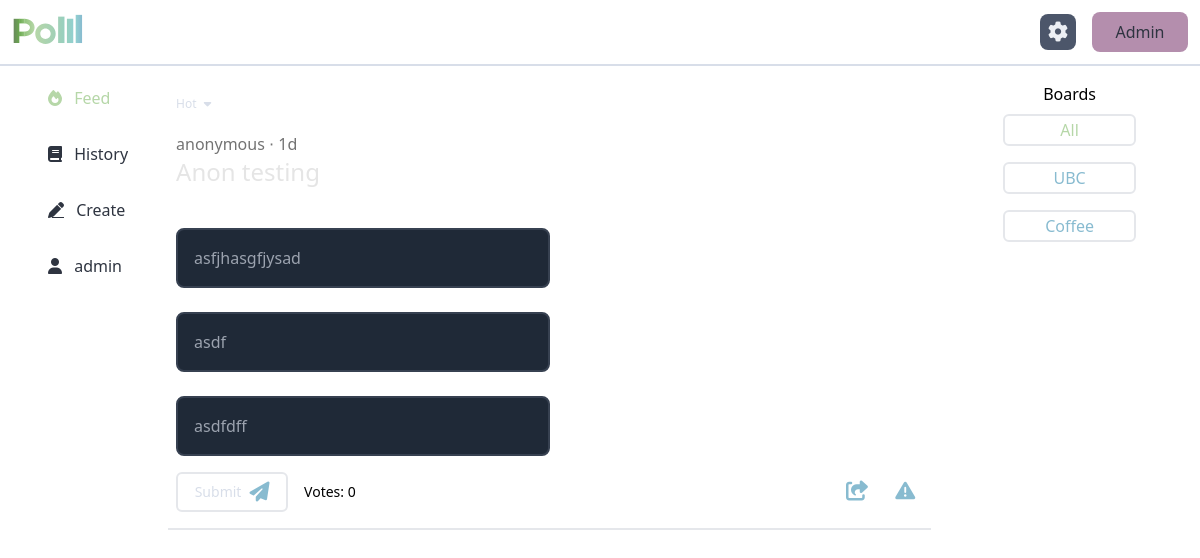
/feed (signed in), run on the app's committed database.
### tables this page shows
CREATE TABLE poll (
	id INTEGER PRIMARY KEY, 
	creator_id INTEGER NOT NULL, 
	question TEXT NOT NULL, 
	poll_type TEXT NOT NULL, 
	date_created DATETIME NOT NULL, 
  is_anonymous BOOLEAN NOT NULL CHECK (is_anonymous IN (0, 1)), 
  is_active BOOLEAN NOT NULL CHECK (is_active IN (0, 1)), 
  FOREIGN KEY (creator_id) REFERENCES user (id)
);

CREATE TABLE poll_answer (
	id INTEGER PRIMARY KEY, 
	poll_id INTEGER NOT NULL, 
	answer TEXT NOT NULL, 
  FOREIGN KEY (poll_id) REFERENCES poll (id)
);

CREATE TABLE board (
  id INTEGER PRIMARY KEY,
  name TEXT NOT NULL
);

### polll/home.py (the view)
@home.route("/feed")
@requires_auth
def feed():
    board = request.args.get("board") or "All"
    order = request.args.get("order") or "hot"
    db = get_db()
    cur = db.cursor()
    board_query = "SELECT id FROM board WHERE name=?"
    res = cur.execute(board_query, (board,)).fetchone()
    board_id = dict(res)["id"] if res else "1"
    id_query = """
    SELECT poll.id
    FROM poll
    INNER JOIN poll_board ON poll_id=poll.id
    WHERE board_id = ? AND creator_id != ? AND is_active = 1
    EXCEPT SELECT poll_id FROM (
        SELECT DISTINCT poll_id
        FROM response
        WHERE response.user_id = ?
        UNION
        SELECT DISTINCT poll_id
        FROM report
        WHERE report.creator_id = ?
    )
    """
    user_id = session["user"]["id"]
    res = cur.execute(id_query, (board_id, user_id, user_id, user_id))
    ids = [response["id"] for response in res.fetchall()]
    polls = [query_poll_details(id) for id in ids]
    if order == "hot":
        polls = sorted(polls, key=lambda p: popularity(p), reverse=True)
    if order == "top":
        polls = sorted(polls, key=lambda p: p["votes"], reverse=True)
    if order == "new":
        polls = sorted(polls, key=lambda p: p["date_created"], reverse=True)
    query = "SELECT * FROM board"
    boards = [dict(b) for b in cur.execute(query).fetchall()]
    session["admin"] = False
    session["tab"] = "feed"
    session["board"] = board
    session["feed"] = order
    return render_template("home/feed.html", session=session, polls=polls, boards=boards)

### polll/auth.py (called while the page is built)
def requires_auth(f):
    @wraps(f)
    def decorated(*args, **kwargs):
        if not session["user"]:
            return redirect(url_for('home.index'))
        return f(*args, **kwargs)
    return decorated

### polll/db.py (called while the page is built)
def get_db():
    if "db" not in g:
        g.db = sqlite3.connect(
            current_app.config["DATABASE"],
            detect_types=sqlite3.PARSE_DECLTYPES
        )
        g.db.row_factory = sqlite3.Row
    return g.db

### polll/results.py (called while the page is built)
def get_response(poll_id, user):
    if not user:
        return None
    db = get_db()
    cur = db.cursor()
    res = cur.execute(RESPONSE_QUERY, (poll_id, user["id"])).fetchone()
    return res["id"] if res else None

def choose_one(poll_id, user):
    db = get_db()
    cur = db.cursor()
    res = cur.execute(DISCRETE_RESULTS, (poll_id,))
    results = [dict(result) for result in res.fetchall()]
    response = {}
    response_id = get_response(poll_id, user)
    if response_id:
        res = cur.execute(DISCRETE_RESPONSE, (response_id,))
        response = dict(res.fetchone())
    return (results, response)

### polll/utils.py (called while the page is built)
def format_timestamp(string):
    timestamp = datetime.strptime(string, '%Y-%m-%d %H:%M:%S')
    age = datetime.utcnow() - timestamp
    if age.days > 0:
        return f"{age.days}d"
    elif age.seconds // 3600 > 0:
        return f"{age.seconds // 3600}h"
    elif age.seconds // 60 > 0:
        return f"{age.seconds // 60}m"
    else:
        return f"{age.seconds}s"

def result_template(poll):
    template = "poll-graph"
    if poll["poll_type"] == "RANKED_POLL":
        template = "ranked-poll"
    return f"results/{template}.html"

def poll_template(poll):
    template = poll["poll_type"].lower().replace("_", "-")
    return f"polls/{template}.html"

def id_to_url(n):
    hash = ((0x0000FFFF & n) << 16) + ((0xFFFF0000 & n) >> 16)
    code = base64.urlsafe_b64encode(str(hash).encode()).decode()
    return f"{request.scheme}://{request.host}/poll/{code}"

def popularity(poll):
    timestamp = datetime.strptime(poll["date_created"], '%Y-%m-%d %H:%M:%S')
    age = (datetime.utcnow() - timestamp).total_seconds()
    return poll["votes"] / age

### polll/templates/home/feed.html (shortened to what this page needs)
{% extends "home/home.html" %}
{% block home_content %}
  <div class="relative select-none">
    <button id="filter-dropdown-btn" class="relative rounded-xl text-nord-4 hover:bg-nord-2 font-light text-xs px-2 py-1" onclick="toggle_filter_dropdown()">
      {{ session.feed.capitalize() }} <i class="px-1 fa fa-caret-down"></i>
    </button>
  </div>
  {% if polls %}
    {% for poll in polls %}
      {% include poll["poll_template"] %}
    {% endfor %}
  {% endif %}
{% endblock %}

### polll/templates/home/home.html (shortened to what this page needs)
{% extends "base.html" %}
{% block body %}
<main id="main">
  <div class="w-screen h-screen flex flex-col dark:text-nord-4 dark:bg-gradient-to-t dark:from-grad-start dark:to-grad-end">
    {% include "navbar.html" %}
    <div class="flex overflow-hidden flex-row grow md:pt-4">
      <div class="hidden p-2 md:flex md:justify-center md:px-8 select-none">
          <div class="flex flex-col overflow-hidden items-start h-full min-w-max">
            {{ macs.buttons() }}
          </div>
      </div>
      <div id="home-content" class="w-full overflow-auto  p-2 no-scrollbar select-none">
        {% block home_content %}{% endblock %}
      </div>
      <div class="hidden md:flex md:justify-center md:items-center md:px-16 select-none">
        {% if session.tab == "feed" %}
        <div class="flex flex-col overflow-hidden items-center h-full min-w-max">
          <p class="mb-2 font-light">Boards</p>
            {% for board in boards %}
              <a class="flex flex-row items-center justify-center rounded-md w-full h-8 border-2 dark:border-nord-3 mb-4 px-10 font-light text-polll-blue {% if session.board == board.name %} text-polll-green {% endif %}"
                href="{{ url_for('home.feed', board = board.name, order = session.feed) }}"
              >
                {{ board.name }}
              </a>
            {% endfor %}
        </div>
        {% endif %}
      </div>
    </div>
  </div>
</main>
{% endblock %}

### polll/templates/base.html (shortened to what this page needs)
<!doctype html>
<head>
  <link href="{{ url_for('static', filename='output.css') }}" rel="stylesheet" />
  <link href="https://cdn.jsdelivr.net/npm/apexcharts@4.3.0/dist/apexcharts.min.css" rel="stylesheet">
  {% import 'macros.jinja' as macs %}
</head>
<html class="overflow-hidden overscroll-none">
  <body hx-boost="true" onload="add_notification_listener()">
    {% block body %}
    {% endblock %}
  </body>
</html>

### polll/templates/macros.jinja
{% macro buttons(showIcons=true, feed="visible", history="visible", create="visible", myPolls="visible") %}
<a class="{{feed}} text-nord-0 dark:text-polll-blue h-10 flex justify-center items-center pt-2 pb-6 md:pb-12 font-light" href="{{ url_for('home.feed') }}">
    <span class="{% if session.tab == 'feed' %} text-polll-green {% endif %}">
        <i class="ml-2 text-xl md:text-base fa-solid fa-fire px-2"></i>
        {% if showIcons %} Feed {% endif %}
    </span>
</a>
<a class="{{history}} text-nord-0 dark:text-polll-blue h-10 flex justify-center items-center pt-2 pb-6 md:pb-12 font-light" href="{{ url_for('home.history') }}">
    <span class="{% if session.tab == 'history' %} text-polll-green {% endif %}">
        <i class="ml-2 text-xl md:text-base fa-solid fa-book px-2"></i>
        {% if showIcons %} History {% endif %}
    </span>
</a>
<a class="{{create}} text-nord-0 dark:text-polll-blue h-10 flex justify-center items-center pt-2 pb-6 md:pb-12 font-light" href="{{ url_for('home.create') }}">
    <span class="{% if session.tab == 'create' %} text-polll-green {% endif %}">
        <i class="ml-2 text-xl md:text-base fa-solid fa-pen underline px-2"></i>
        {% if showIcons %} Create {% endif %}
    </span>
</a>
<a class="{{myPolls}} text-nord-0 dark:text-polll-blue h-10 flex justify-center items-center pt-2 pb-6 md:pb-12 font-light" href="{{ url_for('home.mypolls') }}">
    <span class="{% if session.tab == 'mypolls' %} text-polll-green {% endif %}">
        <i class="ml-2 text-xl md:text-base fa-solid fa-user px-2"></i>
        {% if showIcons %} {{session.user.username}} {% endif %}
    </span>
</a>
{% endmacro %}

### polll/templates/navbar.html
<div class="w-100% flex space-x-4 items-center border-b-2 border-nord-4 dark:border-nord-3 dark:bg-neutral-900 p-3 select-none">
  <a href="/">
    <img
      id="logo-icon-home"
      class="h-9"
      src="{{ url_for('static', filename='assets/logo-name-dark.svg') }}"
    />
  </a>
  {% if not session.admin %}
    <button
      class="!ml-auto bg-nord-3 text-nord-6 dark:bg-nord-4 dark:text-nord-0 rounded-lg w-9 h-9 flex justify-center items-center"
      hx-get="{{ url_for('home.open_settings') }}"
      hx-target="#settings"
      hx-swap="innerHTML"
      hx-on::after-request="open_settings();"
    >
      <i id="settings-icon" class="fas fa-gear text-xl cursor-pointer"></i>
    </button>
  {% endif %}
  {% if session.user.email == "admin@polll.org" %}
    {% if session.admin %}
      <a class="!ml-auto bg-nord-15 text-nord-0 rounded-lg w-24 h-10 flex justify-center items-center" href="{{ url_for('home.feed') }}">
        Home
      </a>
    {% else %}
      <a class="bg-nord-15 text-nord-0 rounded-lg w-24 h-10 flex justify-center items-center" href="{{ url_for('admin.users') }}">
        Admin
      </a>
    {% endif %}
  {% endif %}
</div>

### polll/templates/polls/choose-one.html (shortened to what this page needs)
{% extends "polls/poll-base.html" %}
{% block poll_content %}
  {% for answer in poll.answers %}
  <div class="space-y-6">
    <label for="{{ answer.id }}"
    class="flex w-1/2 p-4 rounded-lg cursor-default
           border-2 border-gray-700 bg-gray-800 text-gray-400
           hover:text-gray-300 hover:bg-gray-700
           peer-checked:border-polll-green peer-checked:text-gray-300">
      <p class="font-light select-none">{{ answer.answer }}</p>
    </label>
  </div>
  {% endfor %}
{% endblock %}

### polll/templates/polls/poll-base.html
<div class="poll-card border-b-2 overflow-hidden dark:border-nord-3 pt-2 pb-2 select-none">
  <div class="flex flex-col p-2">
    <p class="font-light text-neutral-500">{% if poll.is_anonymous == 1 %}anonymous{% else %}@{{ poll.creator }}{% endif %} ⋅ {{ poll.age }}</p>
    <p class="font-light text-neutral-200 text-2xl">{{ poll.question }}</p>
  </div>
  <form
    class="p-2"
    hx-post="{{ url_for('poll.response', poll_id = poll.id) }}"
    hx-target="closest .poll-card"
    hx-trigger="submit"
    hx-swap="outerHTML"
  >
    {% block poll_content %} {% endblock %}
    <div class="flex flex-row text-sm justify-end items-center mt-4 font-light">
      <button
        class="mr-4 w-28 h-10 rounded-md border-2 dark:border-nord-4 dark:hover:bg-nord-0 py-1 text-nord-0 flex items-center justify-center text-polll-blue hover:text-polll-green"
        type="submit"
      >
        <span class="hidden md:flex md:font-medium text-nord-4 md:mr-1">Submit</span>
        <i class="ml-1 fa fa-paper-plane text-xl"></i>
      </button>
      <p class="grow">Votes:
        {{ poll.votes }}
      </p>
      <button
        class="w-10 rounded-md py-1 select-none text-polll-blue hover:text-polll-green"
        title="Share"
        onclick="copy_link('{{ poll.url }}')"
        type="button"
      >
        <i class="ml-1 fa fa-share-from-square text-xl"></i>
      </button>
      <button
        class="w-10 ml-2 h-10 rounded-md py-1 select-none text-polll-blue hover:text-nord-11"
        title="Report"
        hx-post="{{ url_for('home.report', poll_id = poll.id) }}"
        hx-confirm="Are you sure you want to report this poll?"
        hx-swap="outerHTML"
        type="button"
      >
        <i class="ml-1 fa fa-triangle-exclamation text-xl"></i>
      </button>
    </div>
  </form>
</div>

### data on the page
poll: is_anonymous "anonymous", age "1d", question "Anon testing", votes "0"
poll_answer: answer "asfjhasgfjysad"
poll_answer: answer "asdf"
poll_answer: answer "asdfdff"
board: name "All"
board: name "UBC"
board: name "Coffee"

### other printed values
{{ session.user.username }} "admin"
{{ session.feed.capitalize() }} "Hot"
